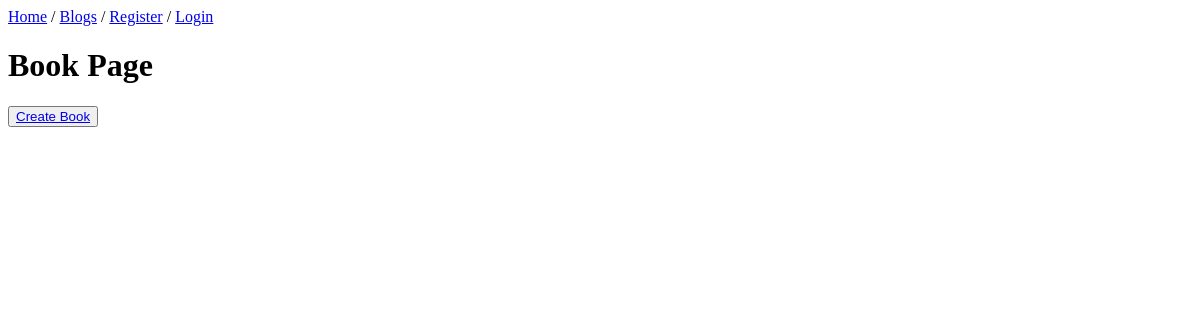
The page /blogs/blogs/ on the database as committed earlier.
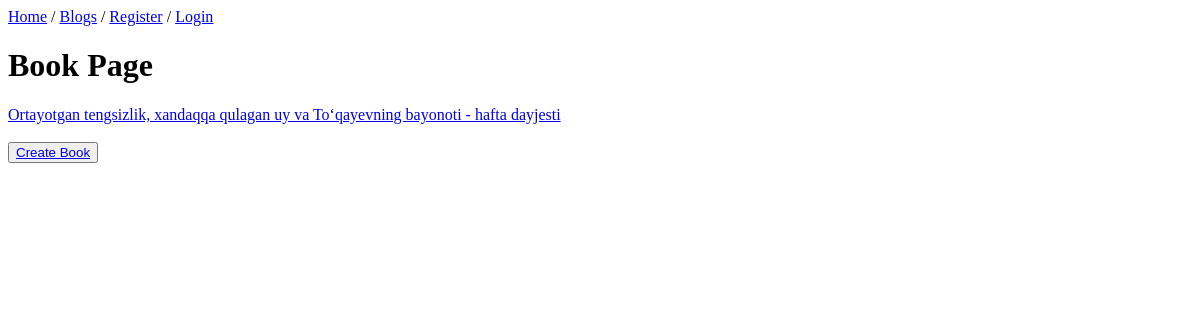
The same page on the database as committed later.
### blogs/models.py (models this page shows, shortened)
class Blog(models.Model):
    title = models.CharField(max_length=100)
    description = models.TextField()
    image = models.ImageField(upload_to='images/', blank=True, null=True)
    category = models.ForeignKey(CategoryBlog, on_delete=models.CASCADE)
    created_at = models.DateTimeField(auto_now_add=True)
    class Meta:
        db_table = 'blog'

### blogs/views.py (the view)
# urls.py: path('blogs/',BlogListView.as_view(),name='blog_list'),
class BlogListView(ListView):
    model = Blog
    template_name = 'blog/blog_list.html'
    context_object_name = 'blogs'

### templates/blog/blog_list.html (shortened to what this page needs)
{% extends "base.html" %}
{% block content %}
<h1>Book Page</h1>
{% for b in blogs %}
    <a href="{% url  'blogs:blog_detail' b.pk %}"> {{ b.title}}</a><br><br>
{% endfor %}
<button>
    <a href="{% url 'blogs:blog_create' %}">Create Book</a>
</button>
{% endblock content %}

### templates/base.html (shortened to what this page needs)
<!DOCTYPE html>
<html lang="en">
<head>
</head>
<body>
    <a href="{% url 'home:home_page' %}">Home</a> /
    <a href="{% url 'blogs:blog_list' %}">Blogs</a> /
    <a href="{% url 'users:register' %}">Register</a> /
    {% if request.user.is_authenticated %}
        <a href="{% url 'users:profile' %}">Profile</a>/
        <a href="{% url 'users:logout' %}">Logout</a>
    {% else %}
        <a href="{% url 'users:login' %}">Login</a>
    {% endif %}
    {% block content %} {% endblock %}
</body>
</html>

Rows that differ between the two databases and show on the page:
added Blog: title "Ortayotgan tengsizlik, xandaqqa qulagan uy va To‘qayevning bayonoti - hafta dayjesti"
